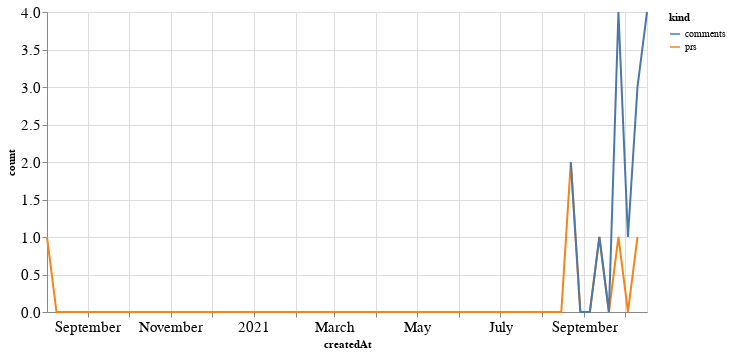

The notebook cell this image was saved under:
### Code cell
alt.Chart(total_time, width=600).mark_line().encode(
    x='createdAt',
    y='count',
    color='kind'
)

### Figure 1 — Vega-Lite specification as saved in the notebook (floating-point values rounded to 4 significant figures)
{"config": {"axisLeft": {"labelFontSize": 15}, "axisBottom": {"labelFontSize": 15}}, "data": {"name": "data-23220f4049740a1409f73a35b729421f"}, "mark": "line", "encoding": {"color": {"type": "nominal", "field": "kind"}, "x": {"type": "temporal", "field": "createdAt"}, "y": {"type": "quantitative", "field": "count"}}, "width": 600, "$schema": "https://vega.github.io/schema/vega-lite/v4.8.1.json", "datasets": {"data-23220f4049740a1409f73a35b729421f": [{"createdAt": "2020-08-02T00:00:00", "kind": "prs", "count": 1.0}, {"createdAt": "2020-08-09T00:00:00", "kind": "prs", "count": 0.0}, {"createdAt": "2020-08-16T00:00:00", "kind": "prs", "count": 0.0}, {"createdAt": "2020-08-23T00:00:00", "kind": "prs", "count": 0.0}, {"createdAt": "2020-08-30T00:00:00", "kind": "prs", "count": 0.0}, {"createdAt": "2020-09-06T00:00:00", "kind": "prs", "count": 0.0}, {"createdAt": "2020-09-13T00:00:00", "kind": "prs", "count": 0.0}, {"createdAt": "2020-09-20T00:00:00", "kind": "prs", "count": 0.0}, {"createdAt": "2020-09-27T00:00:00", "kind": "prs", "count": 0.0}, {"createdAt": "2020-10-04T00:00:00", "kind": "prs", "count": 0.0}, {"createdAt": "2020-10-11T00:00:00", "kind": "prs", "count": 0.0}, {"createdAt": "2020-10-18T00:00:00", "kind": "prs", "count": 0.0}, {"createdAt": "2020-10-25T00:00:00", "kind": "prs", "count": 0.0}, {"createdAt": "2020-11-01T00:00:00", "kind": "prs", "count": 0.0}, {"createdAt": "2020-11-08T00:00:00", "kind": "prs", "count": 0.0}, {"createdAt": "2020-11-15T00:00:00", "kind": "prs", "count": 0.0}, {"createdAt": "2020-11-22T00:00:00", "kind": "prs", "count": 0.0}, {"createdAt": "2020-11-29T00:00:00", "kind": "prs", "count": 0.0}, {"createdAt": "2020-12-06T00:00:00", "kind": "prs", "count": 0.0}, {"createdAt": "2020-12-13T00:00:00", "kind": "prs", "count": 0.0}, {"createdAt": "2020-12-20T00:00:00", "kind": "prs", "count": 0.0}, {"createdAt": "2020-12-27T00:00:00", "kind": "prs", "count": 0.0}, {"createdAt": "2021-01-03T00:00:00", "kind": "prs", "count": 0.0}, {"createdAt": "2021-01-10T00:00:00", "kind": "prs", "count": 0.0}, {"createdAt": "2021-01-17T00:00:00", "kind": "prs", "count": 0.0}, {"createdAt": "2021-01-24T00:00:00", "kind": "prs", "count": 0.0}, {"createdAt": "2021-01-31T00:00:00", "kind": "prs", "count": 0.0}, {"createdAt": "2021-02-07T00:00:00", "kind": "prs", "count": 0.0}, {"createdAt": "2021-02-14T00:00:00", "kind": "prs", "count": 0.0}, {"createdAt": "2021-02-21T00:00:00", "kind": "prs", "count": 0.0}, {"createdAt": "2021-02-28T00:00:00", "kind": "prs", "count": 0.0}, {"createdAt": "2021-03-07T00:00:00", "kind": "prs", "count": 0.0}, {"createdAt": "2021-03-14T00:00:00", "kind": "prs", "count": 0.0}, {"createdAt": "2021-03-21T00:00:00", "kind": "prs", "count": 0.0}, {"createdAt": "2021-03-28T00:00:00", "kind": "prs", "count": 0.0}, {"createdAt": "2021-04-04T00:00:00", "kind": "prs", "count": 0.0}, {"createdAt": "2021-04-11T00:00:00", "kind": "prs", "count": 0.0}, {"createdAt": "2021-04-18T00:00:00", "kind": "prs", "count": 0.0}, {"createdAt": "2021-04-25T00:00:00", "kind": "prs", "count": 0.0}, {"createdAt": "2021-05-02T00:00:00", "kind": "prs", "count": 0.0}, {"createdAt": "2021-05-09T00:00:00", "kind": "prs", "count": 0.0}, {"createdAt": "2021-05-16T00:00:00", "kind": "prs", "count": 0.0}, {"createdAt": "2021-05-23T00:00:00", "kind": "prs", "count": 0.0}, {"createdAt": "2021-05-30T00:00:00", "kind": "prs", "count": 0.0}, {"createdAt": "2021-06-06T00:00:00", "kind": "prs", "count": 0.0}, {"createdAt": "2021-06-13T00:00:00", "kind": "prs", "count": 0.0}, {"createdAt": "2021-06-20T00:00:00", "kind": "prs", "count": 0.0}, {"createdAt": "2021-06-27T00:00:00", "kind": "prs", "count": 0.0}, {"createdAt": "2021-07-04T00:00:00", "kind": "prs", "count": 0.0}, {"createdAt": "2021-07-11T00:00:00", "kind": "prs", "count": 0.0}, {"createdAt": "2021-07-18T00:00:00", "kind": "prs", "count": 0.0}, {"createdAt": "2021-07-25T00:00:00", "kind": "prs", "count": 0.0}, {"createdAt": "2021-08-01T00:00:00", "kind": "prs", "count": 0.0}, {"createdAt": "2021-08-08T00:00:00", "kind": "prs", "count": 0.0}, {"createdAt": "2021-08-15T00:00:00", "kind": "prs", "count": 0.0}, {"createdAt": "2021-08-22T00:00:00", "kind": "prs", "count": 2.0}, {"createdAt": "2021-08-29T00:00:00", "kind": "prs", "count": 0.0}, {"createdAt": "2021-09-05T00:00:00", "kind": "prs", "count": 0.0}, {"createdAt": "2021-09-12T00:00:00", "kind": "prs", "count": 1.0}, {"createdAt": "2021-09-19T00:00:00", "kind": "prs", "count": 0.0}, {"createdAt": "2021-09-26T00:00:00", "kind": "prs", "count": 1.0}, {"createdAt": "2021-10-03T00:00:00", "kind": "prs", "count": 0.0}, {"createdAt": "2021-10-10T00:00:00", "kind": "prs", "count": 1.0}, {"createdAt": "2021-10-17T00:00:00", "kind": "prs", "count": null}, {"createdAt": "2020-08-02T00:00:00", "kind": "comments", "count": null}, {"createdAt": "2020-08-09T00:00:00", "kind": "comments", "count": null}, {"createdAt": "2020-08-16T00:00:00", "kind": "comments", "count": null}, {"createdAt": "2020-08-23T00:00:00", "kind": "comments", "count": null}, {"createdAt": "2020-08-30T00:00:00", "kind": "comments", "count": null}, {"createdAt": "2020-09-06T00:00:00", "kind": "comments", "count": null}, {"createdAt": "2020-09-13T00:00:00", "kind": "comments", "count": null}, {"createdAt": "2020-09-20T00:00:00", "kind": "comments", "count": null}, {"createdAt": "2020-09-27T00:00:00", "kind": "comments", "count": null}, {"createdAt": "2020-10-04T00:00:00", "kind": "comments", "count": null}, {"createdAt": "2020-10-11T00:00:00", "kind": "comments", "count": null}, {"createdAt": "2020-10-18T00:00:00", "kind": "comments", "count": null}, {"createdAt": "2020-10-25T00:00:00", "kind": "comments", "count": null}, {"createdAt": "2020-11-01T00:00:00", "kind": "comments", "count": null}, {"createdAt": "2020-11-08T00:00:00", "kind": "comments", "count": null}, {"createdAt": "2020-11-15T00:00:00", "kind": "comments", "count": null}, {"createdAt": "2020-11-22T00:00:00", "kind": "comments", "count": null}, {"createdAt": "2020-11-29T00:00:00", "kind": "comments", "count": null}, {"createdAt": "2020-12-06T00:00:00", "kind": "comments", "count": null}, {"createdAt": "2020-12-13T00:00:00", "kind": "comments", "count": null}, {"createdAt": "2020-12-20T00:00:00", "kind": "comments", "count": null}, {"createdAt": "2020-12-27T00:00:00", "kind": "comments", "count": null}, {"createdAt": "2021-01-03T00:00:00", "kind": "comments", "count": null}, {"createdAt": "2021-01-10T00:00:00", "kind": "comments", "count": null}, {"createdAt": "2021-01-17T00:00:00", "kind": "comments", "count": null}, {"createdAt": "2021-01-24T00:00:00", "kind": "comments", "count": null}, {"createdAt": "2021-01-31T00:00:00", "kind": "comments", "count": null}, {"createdAt": "2021-02-07T00:00:00", "kind": "comments", "count": null}, {"createdAt": "2021-02-14T00:00:00", "kind": "comments", "count": null}, {"createdAt": "2021-02-21T00:00:00", "kind": "comments", "count": null}, {"createdAt": "2021-02-28T00:00:00", "kind": "comments", "count": null}, {"createdAt": "2021-03-07T00:00:00", "kind": "comments", "count": null}, {"createdAt": "2021-03-14T00:00:00", "kind": "comments", "count": null}, {"createdAt": "2021-03-21T00:00:00", "kind": "comments", "count": null}, {"createdAt": "2021-03-28T00:00:00", "kind": "comments", "count": null}, {"createdAt": "2021-04-04T00:00:00", "kind": "comments", "count": null}, {"createdAt": "2021-04-11T00:00:00", "kind": "comments", "count": null}, {"createdAt": "2021-04-18T00:00:00", "kind": "comments", "count": null}, {"createdAt": "2021-04-25T00:00:00", "kind": "comments", "count": null}, {"createdAt": "2021-05-02T00:00:00", "kind": "comments", "count": null}, {"createdAt": "2021-05-09T00:00:00", "kind": "comments", "count": null}, {"createdAt": "2021-05-16T00:00:00", "kind": "comments", "count": null}, {"createdAt": "2021-05-23T00:00:00", "kind": "comments", "count": null}, {"createdAt": "2021-05-30T00:00:00", "kind": "comments", "count": null}, {"createdAt": "2021-06-06T00:00:00", "kind": "comments", "count": null}, {"createdAt": "2021-06-13T00:00:00", "kind": "comments", "count": null}, {"createdAt": "2021-06-20T00:00:00", "kind": "comments", "count": null}, {"createdAt": "2021-06-27T00:00:00", "kind": "comments", "count": null}, {"createdAt": "2021-07-04T00:00:00", "kind": "comments", "count": null}, {"createdAt": "2021-07-11T00:00:00", "kind": "comments", "count": null}, {"createdAt": "2021-07-18T00:00:00", "kind": "comments", "count": null}, {"createdAt": "2021-07-25T00:00:00", "kind": "comments", "count": null}, {"createdAt": "2021-08-01T00:00:00", "kind": "comments", "count": null}, {"createdAt": "2021-08-08T00:00:00", "kind": "comments", "count": null}, {"createdAt": "2021-08-15T00:00:00", "kind": "comments", "count": null}, {"createdAt": "2021-08-22T00:00:00", "kind": "comments", "count": 2.0}, {"createdAt": "2021-08-29T00:00:00", "kind": "comments", "count": 0.0}, {"createdAt": "2021-09-05T00:00:00", "kind": "comments", "count": 0.0}, {"createdAt": "2021-09-12T00:00:00", "kind": "comments", "count": 1.0}, {"createdAt": "2021-09-19T00:00:00", "kind": "comments", "count": 0.0}, {"createdAt": "2021-09-26T00:00:00", "kind": "comments", "count": 4.0}, {"createdAt": "2021-10-03T00:00:00", "kind": "comments", "count": 1.0}, {"createdAt": "2021-10-10T00:00:00", "kind": "comments", "count": 3.0}, {"createdAt": "2021-10-17T00:00:00", "kind": "comments", "count": 4.0}]}}
